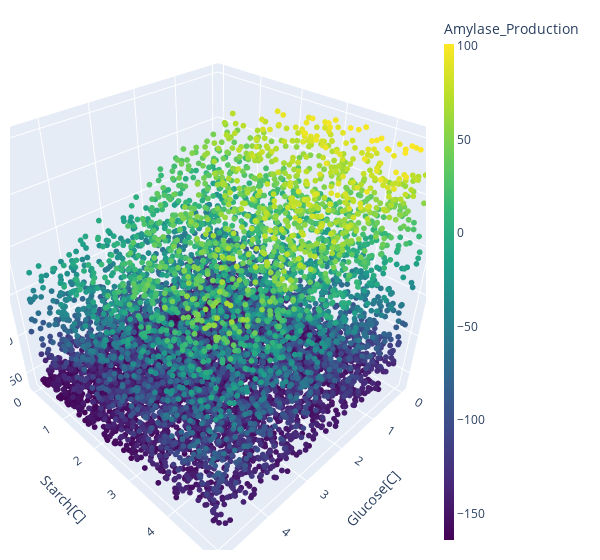

The code cell stored with this chart in its notebook:
### Code cell
fig = go.Figure(data=[go.Scatter3d(x=DF_S["Glucose"], y=DF_S["Starch"],z=DF_S["Amylase_Production"],mode='markers',
                                        marker=dict(
        size=2,
        color=DF_S["Amylase_Production"],                # set color to an array/list of desired values
        colorscale='Viridis',   # choose a colorscale
        opacity=1,
        colorbar=dict(thickness=10,title="Amylase_Production")),
                                  )])
fig.update_layout(scene = dict(
                    xaxis_title='Glucose[C]',
                    yaxis_title='Starch[C]',
                    zaxis_title='Amylase Export'),
                    width=600,
                    margin=dict(r=20, b=10, l=10, t=10))

fig.show()

### Figure 1 — Plotly figure (JSON) as saved in the notebook; plotly's stock layout.template omitted (floating-point values rounded to 4 significant figures; data arrays with more than 128 entries replaced by an {"elided": "..."} marker saying what was removed)
{"data": [{"marker": {"color": {"elided": "10000 float values"}, "colorbar": {"thickness": 10, "title": {"text": "Amylase_Production"}}, "colorscale": [[0, "#440154"], [0.1111, "#482878"], [0.2222, "#3e4989"], [0.3333, "#31688e"], [0.4444, "#26828e"], [0.5556, "#1f9e89"], [0.6667, "#35b779"], [0.7778, "#6ece58"], [0.8889, "#b5de2b"], [1, "#fde725"]], "opacity": 1, "size": 2}, "mode": "markers", "type": "scatter3d", "x": {"elided": "10000 float values"}, "y": {"elided": "10000 float values"}, "z": {"elided": "10000 float values"}}], "layout": {"margin": {"b": 10, "l": 10, "r": 20, "t": 10}, "scene": {"xaxis": {"title": {"text": "Glucose[C]"}}, "yaxis": {"title": {"text": "Starch[C]"}}, "zaxis": {"title": {"text": "Amylase Export"}}}, "width": 600}}
